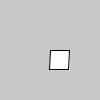
Frame 1 (no input)
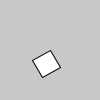
Frame 60 (the mouse pressed at the canvas centre just before this capture)
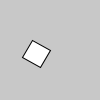
Frame 120 (the mouse held since frame 60 and released just before this capture)

The Processing sketch that drew these frames (run headless with seeded random() and noise(); from frame 60 on, the mouse is pressed at the canvas centre):

// Processing sketch: processing_144093
// ── processing_144093.pde

int x =0;

void setup() {
  size(100,100);
}


void draw() {
  background(200);
  x = x + 1;
  translate(50,50);
  
  rotate(radians(x));
  translate(-50,-50);
  
  rect(50,50,20,20);
}
